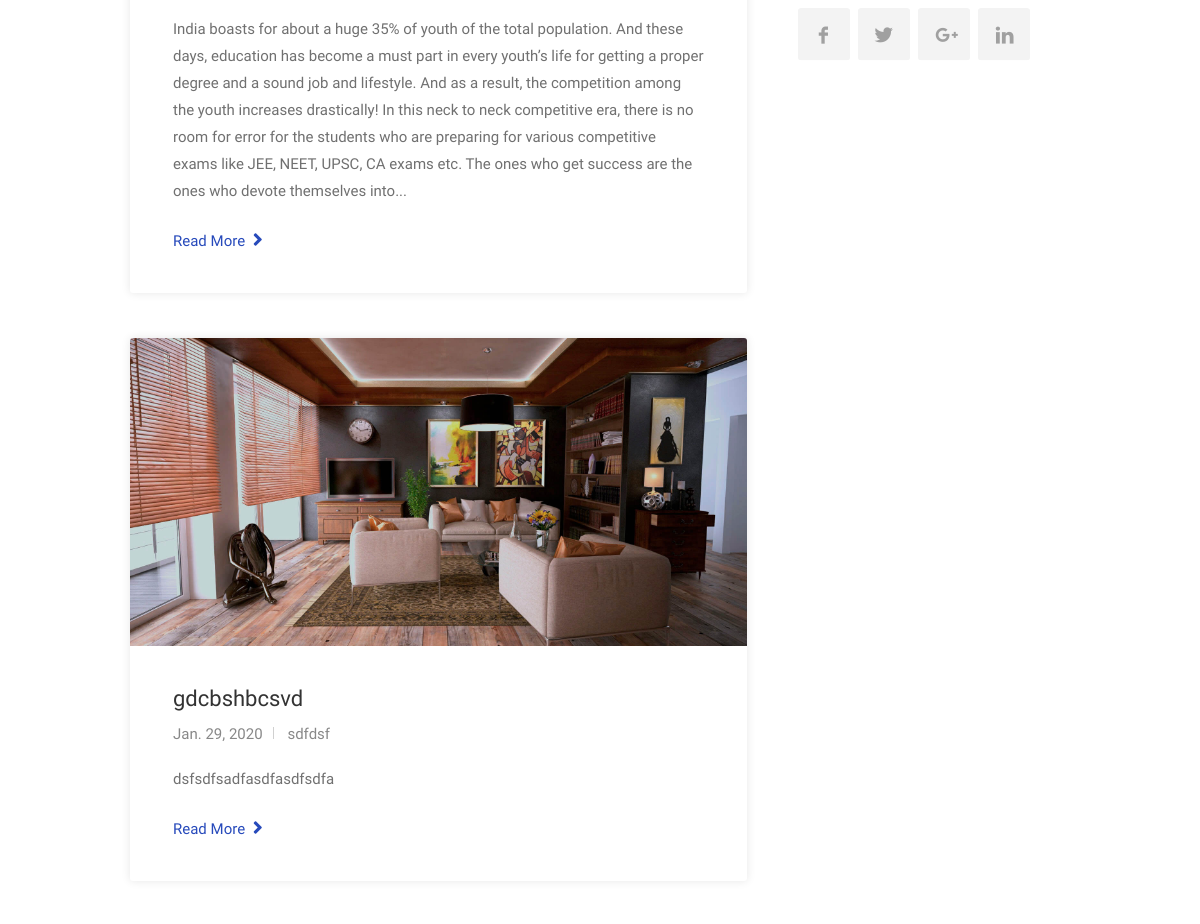
The page /blog/ (middle part) on the database as committed earlier.
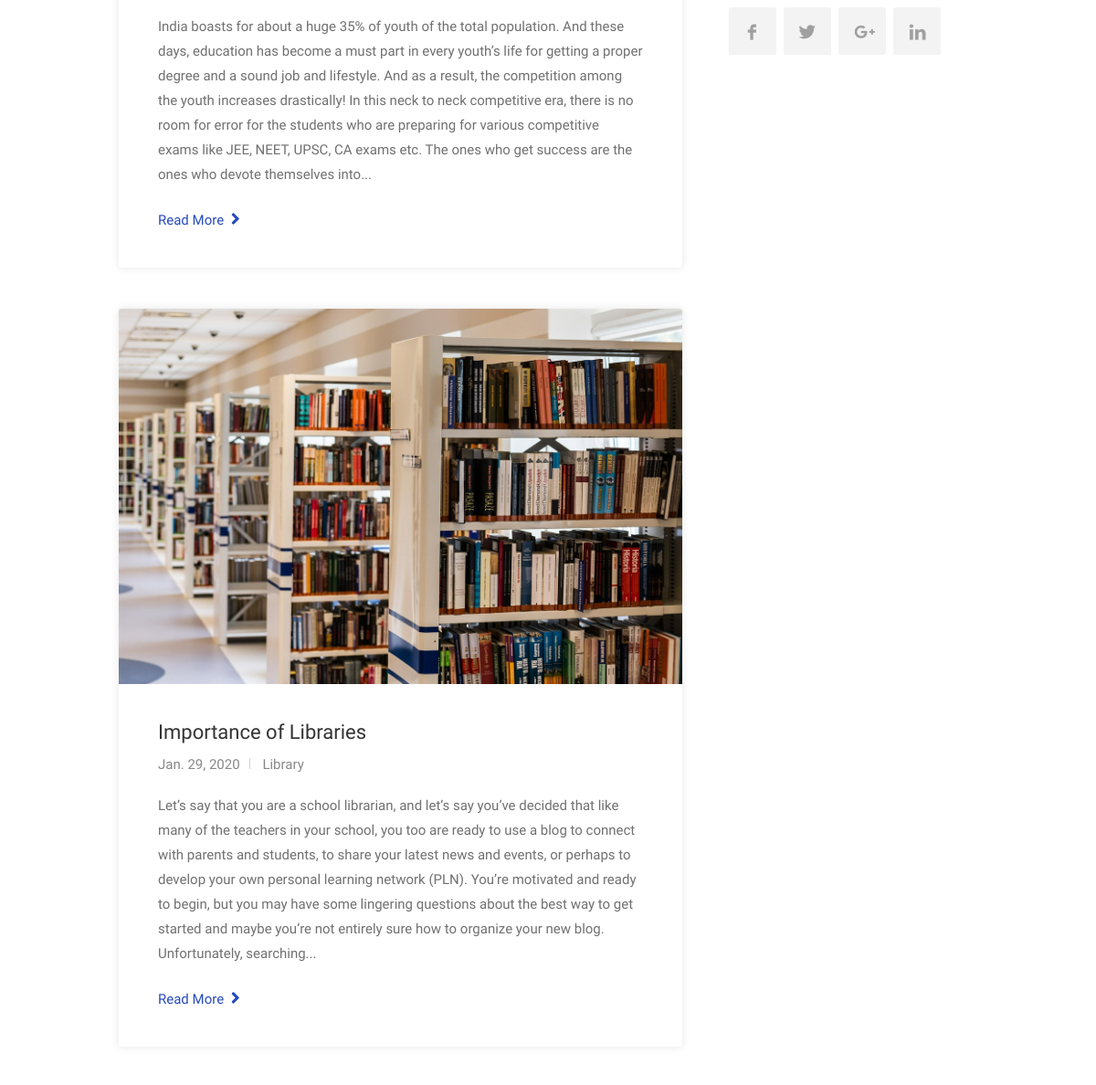
The same page on the database as committed later.
### blog/models.py (models this page shows, shortened)
class post(models.Model):
    slug = models.SlugField()
    title = models.CharField(max_length = 200)
    category = models.ForeignKey(categories, on_delete=models.CASCADE)
    content = models.TextField()
    date = models.DateField()
    published = models.BooleanField(default=1)
    main_image = models.ImageField()
    image1 = models.ImageField(blank=True, null=True)
    image2 = models.ImageField(blank=True, null=True)
    image3 = models.ImageField(blank=True, null=True)
    image4 = models.ImageField(blank=True, null=True)
    class Meta:
        ordering = ('-date',)
    def get_short_content(self):
        if len(self.content) > 500:
            short_content = self.content[:500]
            short_content += "..."
            return short_content
        return self.content

class categories(models.Model):
    title = models.CharField(max_length = 100)
    keywords = models.TextField(blank=True, null=True)
    def __str__(self):
        return self.title
    class Meta:
        verbose_name_plural = 'Categories'

### blog/views.py (the view)
# urls.py: path('', BlogHomeView, name='home'),
def BlogHomeView(request):
    all_categories = categories.objects.all()
    all_posts = post.objects.order_by('-date')
    search_term = ''
    if 'category' in request.GET:
        selected_category_title = request.GET.get('category')
        all_posts = all_posts.filter(category__title = selected_category_title)
    if 'search' in request.GET:
        search_term = request.GET['search']
        print(search_term)
        all_posts = all_posts.filter(Q(title__icontains = search_term)| Q(content__contains=search_term))
    paginator = Paginator(all_posts, 5)
    page = request.GET.get('page')
    all_posts = paginator.get_page(page)
    get_dict_copy = request.GET.copy()
    params = get_dict_copy.pop('page', True) and get_dict_copy.urlencode()
    context = {
        'categories': all_categories,
        'posts': all_posts,
        'params': params,
        'search_term': search_term
    }
    return render(request, 'bloghome.html', context)

### blog/templates/bloghome.html (shortened to what this page needs)
{% extends 'new_base.html' %}
{% block content %}
<div id="wrapper" class="mm-page mm-slideout">
<div class="container">
	<div class="blog-page">
	<div class="row">
		<div class="col-md-8">
        {% for post in posts %}
            {% if post.published %}
			<div class="blog-post">
				<a href="{% url 'blog:post' post.id %}" class="post-img">
					<img src="{{ post.main_image.url }}" alt="">
				</a>
				<div class="post-content">
					<h3><a href="{% url 'blog:post' post.id %}">{{ post.title }}</a></h3>
					<ul class="post-meta">
						<li>{{ post.date }}</li>
						<li><a href="#">{{ post.category }}</a></li>
					</ul>
					<p>{{ post.get_short_content }}</p>
					<a href="{% url 'blog:post' post.id %}" class="read-more">Read More <i class="fa fa-angle-right"></i></a>
				</div>
			</div>
            {% endif %}
        {% endfor %}
		</div>
	<div class="col-md-4">
		<div class="sidebar right">
			<div class="widget">
				<ul class="social-icons rounded">
					<li><a class="facebook" href="#"></a></li>
					<li><a class="twitter" href="#"></a></li>
					<li><a class="gplus" href="#"></a></li>
					<li><a class="linkedin" href="#"></a></li>
				</ul>
			</div>
		</div>
	</div>
	</div>
</div>
</div>
</div>
{% endblock content %}

Rows that differ between the two databases and show on the page:
changed post: main_image: a different picture; title "gdcbshbcsvd" → "Importance of Libraries"; category "sdfdsf" → "Library"; get_short_content "dsfsdfsadfasdfasdfsdfa" → "Let’s say that you are a school librarian, and let’s say you’ve decided that like many of the teachers in your school, you too are ready to use a blog to connect with parents and students, to share your latest news and events, or perhaps to develop your own personal learning network (PLN). You’re motivated and ready to begin, but you may have some lingering questions about the best way to get started and maybe you’re not entirely sure how to organize your new blog. Unfortunately, searching..."
